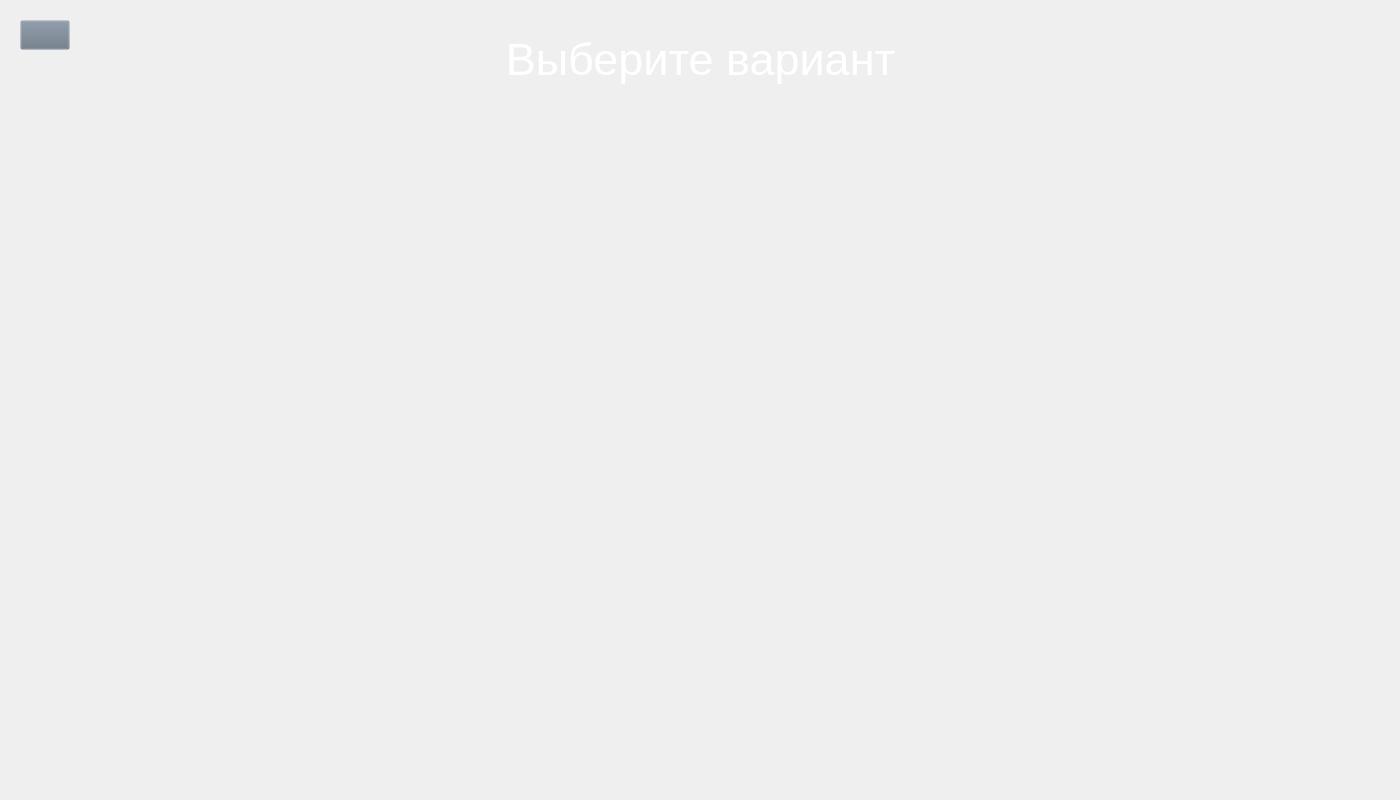
<?xml version="1.0" encoding="UTF-8"?>
<ui version="4.0">
 <class>Form</class>
 <widget class="QWidget" name="Form">
  <property name="geometry">
   <rect>
    <x>0</x>
    <y>0</y>
    <width>1400</width>
    <height>800</height>
   </rect>
  </property>
  <property name="windowTitle">
   <string>Form</string>
  </property>
  <property name="styleSheet">
   <string notr="true">QPushButton#back{
	background-color: rgba(105, 118, 132, 0);
}
QPushButton:pressed{
	padding-left: 2px;
	padding-top: 2px;
}</string>
  </property>
  <widget class="QPushButton" name="back">
   <property name="geometry">
    <rect>
     <x>20</x>
     <y>20</y>
     <width>50</width>
     <height>30</height>
    </rect>
   </property>
   <property name="text">
    <string/>
   </property>
   <property name="icon">
    <iconset>
     <normaloff>../Images/right-arrows.png</normaloff>../Images/right-arrows.png</iconset>
   </property>
   <property name="iconSize">
    <size>
     <width>30</width>
     <height>30</height>
    </size>
   </property>
  </widget>
  <widget class="QLabel" name="label">
   <property name="geometry">
    <rect>
     <x>380</x>
     <y>20</y>
     <width>641</width>
     <height>81</height>
    </rect>
   </property>
   <property name="font">
    <font>
     <pointsize>35</pointsize>
    </font>
   </property>
   <property name="text">
    <string>&lt;html&gt;&lt;head/&gt;&lt;body&gt;&lt;p&gt;&lt;span style=&quot; font-size:34pt; color:#ffffff;&quot;&gt;Выберите вариант&lt;/span&gt;&lt;/p&gt;&lt;/body&gt;&lt;/html&gt;</string>
   </property>
   <property name="alignment">
    <set>Qt::AlignCenter</set>
   </property>
  </widget>
 </widget>
 <resources/>
 <connections/>
</ui>
